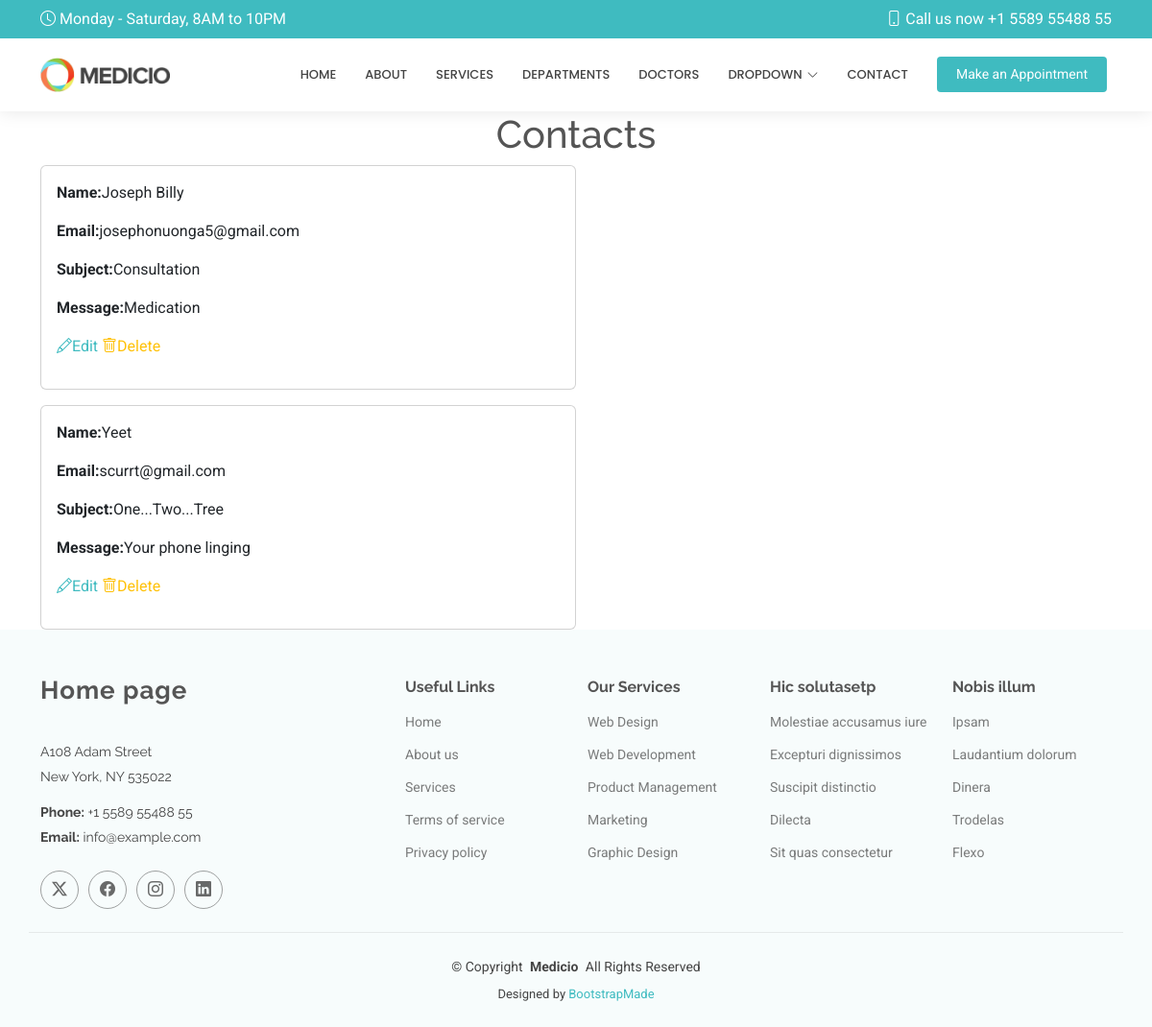
The app's page /show-contacts/, older data.
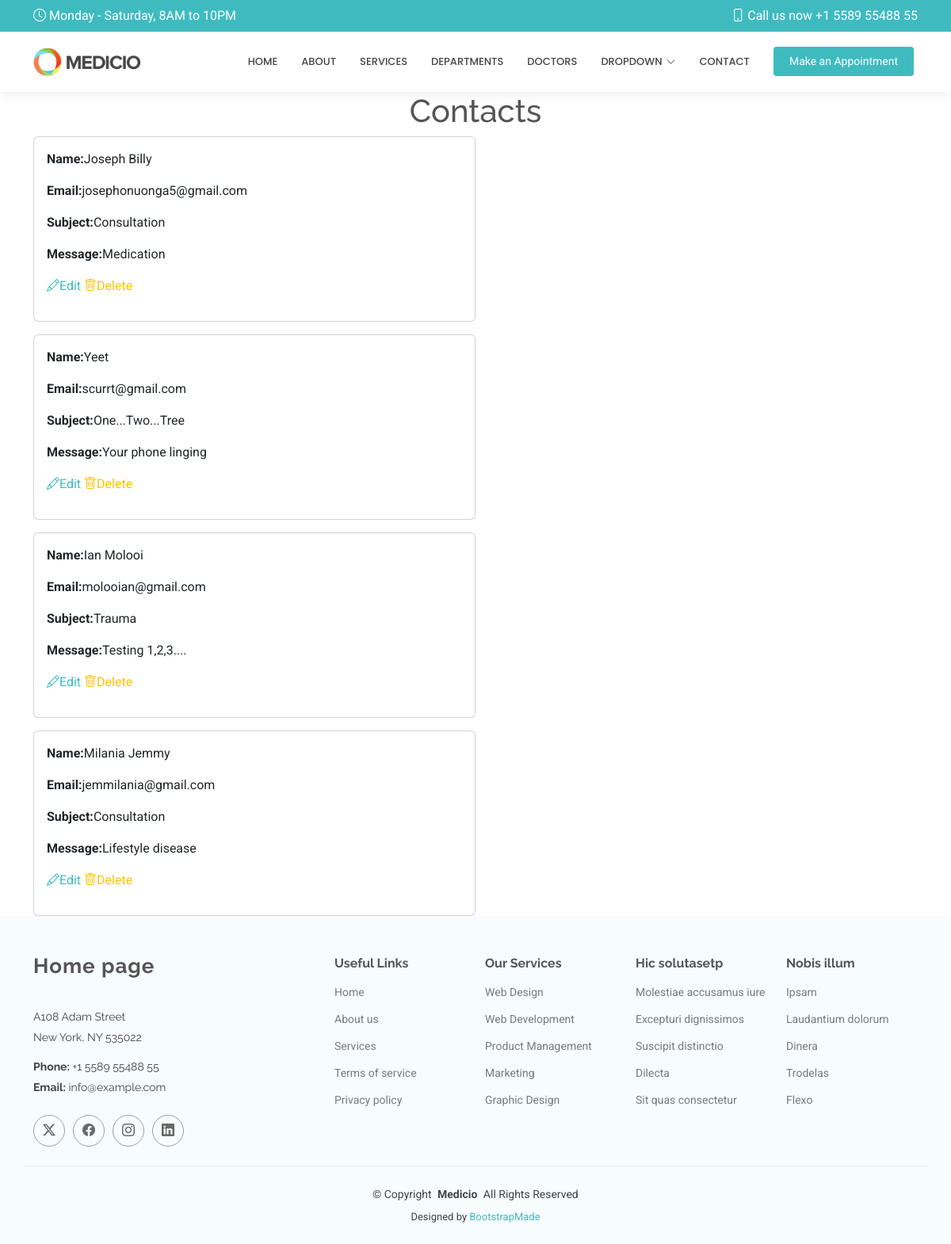
The same page, newer data.
### HospitalApp/models.py (models this page shows, shortened)
class Contact(models.Model):
    name = models.CharField(max_length=50)
    email = models.EmailField()
    subject = models.CharField(max_length=50)
    message = models.TextField()

### HospitalApp/views.py (the view)
# urls.py: path('show-contacts/', views.showcont, name='show-contacts'),
def showcont(request):
    all = Contact.objects.all()
    return render(request, 'showcontacts.html', {'contacts': all})

### Templates/showcontacts.html (shortened to what this page needs)
{% extends 'starter-page.html' %}
{% load static %}
{% block content %}
    <h1 class="text-center">Contacts</h1>
    <div class="d-flex  gap-3 container flex-wrap">
    {% for x in contacts %}
        <div class="card p-3 w-50">
        <p><b>Name:</b>{{ x.name }}</p>
        <p><b>Email:</b>{{ x.email }}</p>
        <p><b>Subject:</b>{{ x.subject }}</p>
        <p><b>Message:</b>{{ x.message }}</p>
        <p>
             <a href="{% url 'edit-contact-details' x.id%}">
                <i class="bi bi-pencil"></i>Edit
            </a>
            <a href="/deletecont/{{ x.id }}" class="text-warning ">
                 <i class="bi bi-trash"></i>Delete
            </a>
        </p>
        </div>
    {% endfor %}
    </div>
{% endblock %}

Row changes from the older to the newer data that the page shows:
added Contact: name "Ian Molooi", email "molooian@gmail.com", subject "Trauma", message "Testing 1,2,3...."
added Contact: name "Milania Jemmy", email "jemmilania@gmail.com", subject "Consultation", message "Lifestyle disease"
